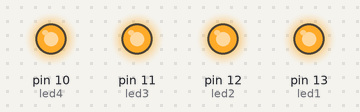
Recording of a sketch running on a simulated Arduino Uno, built with avr-gcc and run on an emulated ATmega328P. Parts: output pins drawn as LEDs (lit = HIGH).

Above: at 0.1 s.
At 1.7 s:
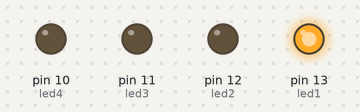
At 2.1 s:
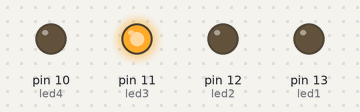
At 3.1 s:
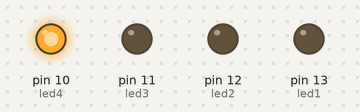
At 5.1 s:
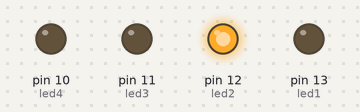
At 7.1 s:
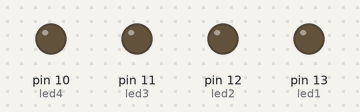
Timing chart, 0 to 7.4 s (numbered marks = the images above):
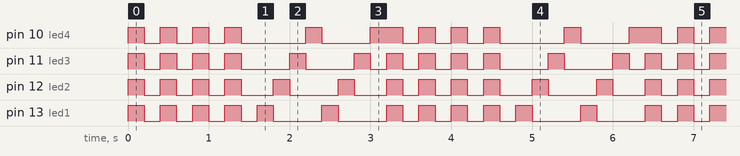

The sketch:

arduino-workshop-20120929.ino
```cpp
/**********************************************************
/* 2012年9月29日 Studio Kura電子工作室ワークショップ
/* ===============================================
/* ここにあるサンプルのプログラムを改造して、
/* 自分の好きなパターンをどうぞ作ってみてください。
**********************************************************/

//まず使いたい変数を定義する
const int PATTERN_SIZE = 16;//パターンのステップの数
byte pattern[PATTERN_SIZE][4] = {
  {1,1,1,1},//4つのLEDがオン
  {0,0,0,0},//4つのLEDがオフ
  {1,1,1,1},//繰り返し（点滅）
  {0,0,0,0},
  {1,1,1,1},
  {0,0,0,0},
  {1,1,1,1},
  {0,0,0,0},
  {1,0,0,0},//LED1だけがオン
  {0,1,0,0},//LED2だけがオン
  {0,0,1,0},//LED3だけがオン
  {0,0,0,1},//LED4だけがオン
  {1,0,0,0},//繰り返し
  {0,1,0,0},
  {0,0,1,0},
  {0,0,0,1},
};
int led1 = 13;//led1という変数に13を保存する
//LED1の(+)をArduinoの13番ピンにつなげましょう
int led2 = 12;//led2という変数に12を保存する
int led3 = 11;//同じく
int led4 = 10;
int period = 200;//パターンのステップの長さ（ミリ秒）
int index = 0;//現在反映されているステップ（0から始まる）

void setup() {//起動時に一度だけ実効される関数
  pinMode(led1, OUTPUT);//LEDをつなげるArduinoのPINを出力と設定する
  pinMode(led2, OUTPUT);//同じく
  pinMode(led3, OUTPUT);
  pinMode(led4, OUTPUT);
}

void loop() {//setup()が完了してからずっと繰り返しで実行されていく関数
  digitalWrite(led1, pattern[index][0]);//現在のステップのLED1の0か1を反映させる
  digitalWrite(led2, pattern[index][1]);//現在のステップのLED2の0か1を反映させる
  digitalWrite(led3, pattern[index][2]);//同じく
  digitalWrite(led4, pattern[index][3]);
  delay(period);//1ステップの長さだけ、そのまま待つ
  index = index + 1;//次のステップの準備
  if(index >= PATTERN_SIZE){//最後のステップにたどり着いたとき
    index = 0;//また最初から始める
  }
}
```

Measured:
- by itself, pin 10 (led4): repeats every 3.2 s: 3 × (LOW 0.20 s, HIGH 0.20 s), LOW 0.80 s, HIGH 0.20 s, LOW 0.60 s, HIGH 0.40 s
- by itself, pin 11 (led3): repeats every 3.2 s: 3 × (LOW 0.20 s, HIGH 0.20 s), 2 × (LOW 0.60 s, HIGH 0.20 s), LOW 0.20 s, HIGH 0.20 s
- by itself, pin 13 (led1): repeats every 3.2 s: 4 × (LOW 0.20 s, HIGH 0.20 s), 2 × (LOW 0.60 s, HIGH 0.20 s)
- by itself, pin 12 (led2): repeats every 3.2 s: 3 × (LOW 0.20 s, HIGH 0.20 s), LOW 0.40 s, HIGH 0.20 s, LOW 0.60 s, HIGH 0.20 s, LOW 0.40 s, HIGH 0.20 s
